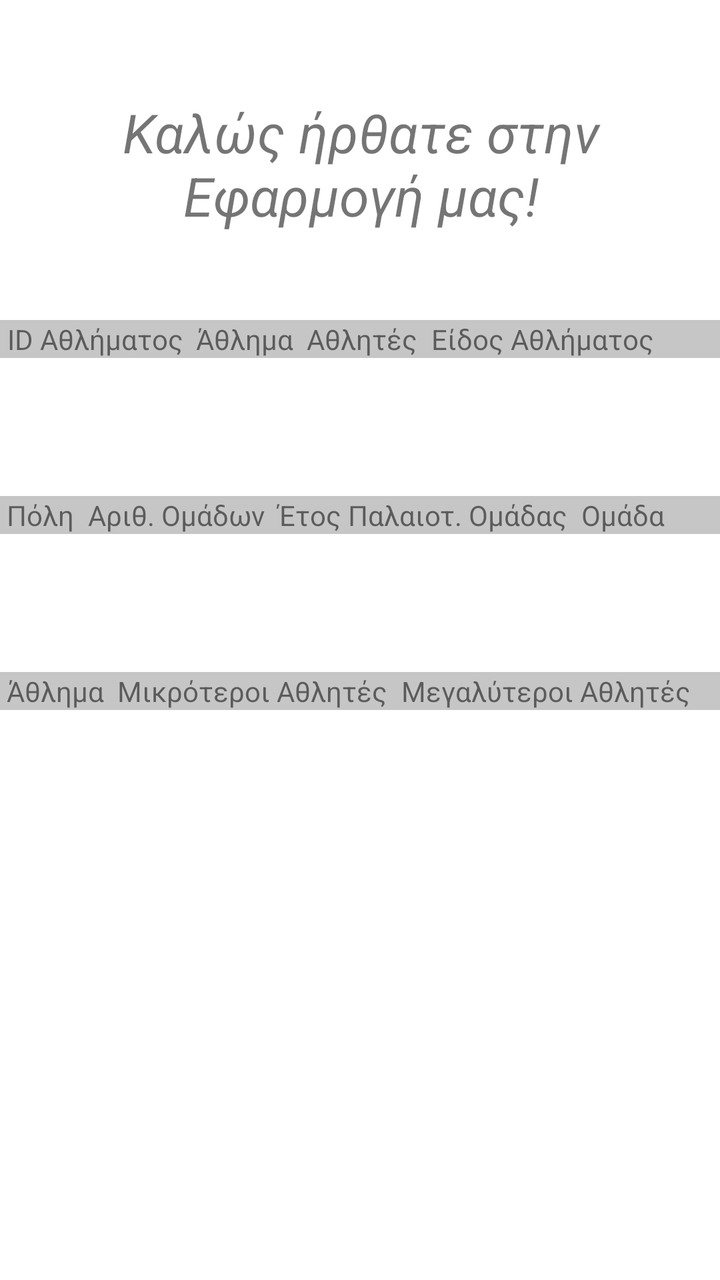
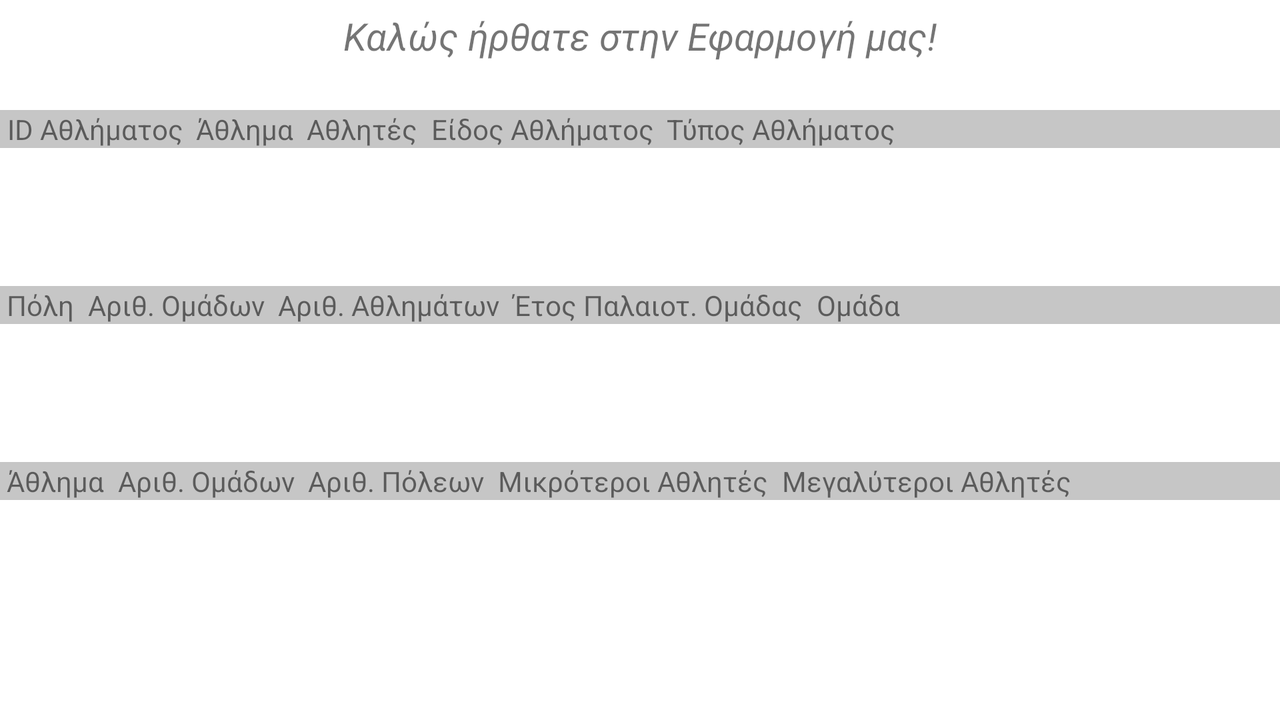

First picture: res/layout/ on a phone held upright. Second picture: the repository's own variant of that layout, on a device whose configuration matches the variant's folder. Source for both follows.
<!-- AndroidManifest.xml: application theme Theme.MyApplication -->
<!-- res/layout/fragment_all_main.xml -->
<?xml version="1.0" encoding="utf-8"?>
<FrameLayout xmlns:android="http://schemas.android.com/apk/res/android"
    xmlns:app="http://schemas.android.com/apk/res-auto"
    xmlns:tools="http://schemas.android.com/tools"
    android:layout_width="match_parent"
    android:layout_height="match_parent"
    tools:context=".AllMainFragment">

    


    <androidx.constraintlayout.widget.ConstraintLayout
        android:layout_width="match_parent"
        android:layout_height="match_parent">

        <TextView
            android:id="@+id/textView4"
            android:layout_width="263dp"
            android:layout_height="75dp"
            android:layout_marginStart="75dp"
            android:layout_marginTop="48dp"
            android:layout_marginEnd="74dp"
            android:layout_marginBottom="37dp"
            android:text="Καλώς ήρθατε στην Εφαρμογή μας!"
            android:textAlignment="center"
            android:textSize="27sp"
            android:textStyle="italic"
            app:layout_constraintBottom_toTopOf="@+id/scrollView2"
            app:layout_constraintEnd_toEndOf="parent"
            app:layout_constraintStart_toStartOf="parent"
            app:layout_constraintTop_toTopOf="parent" />

        <ScrollView
            android:id="@+id/scrollView2"
            android:layout_width="match_parent"
            android:layout_height="match_parent"
            android:layout_marginTop="160dp"
            android:scrollbarFadeDuration="250"
            android:scrollbarSize="4dp"
            android:scrollbarStyle="insideOverlay"
            android:scrollbars="horizontal|vertical"
            app:layout_constraintBottom_toBottomOf="parent"
            app:layout_constraintEnd_toEndOf="parent"
            app:layout_constraintStart_toStartOf="parent"
            app:layout_constraintTop_toTopOf="parent">

            <LinearLayout
                android:layout_width="fill_parent"
                android:layout_height="fill_parent"
                android:orientation="vertical">
            <TableLayout
                android:id="@+id/table1"
                android:layout_width="fill_parent"
                android:layout_height="wrap_content">

                <TableRow
                    android:id="@+id/tb0"
                    android:layout_width="match_parent"
                    android:layout_height="match_parent"
                    android:background="#C8C8C8"
                    android:backgroundTint="#C6C6C6">

                    <TextView
                        android:id="@+id/title1"
                        android:layout_width="wrap_content"
                        android:layout_height="wrap_content"
                        android:text=" ID Αθλήματος "
                        android:textAlignment="center" />

                    <TextView
                        android:id="@+id/title2"
                        android:layout_width="wrap_content"
                        android:layout_height="wrap_content"
                        android:text=" Άθλημα "
                        android:textAlignment="center" />

                    <TextView
                        android:id="@+id/title0"
                        android:layout_width="wrap_content"
                        android:layout_height="wrap_content"
                        android:text=" Αθλητές "
                        android:textAlignment="center" />

                    <TextView
                        android:id="@+id/title3"
                        android:layout_width="wrap_content"
                        android:layout_height="wrap_content"
                        android:text=" Είδος Αθλήματος "
                        android:textAlignment="center" />

                </TableRow>

                <TableRow
                    android:id="@+id/tb1"
                    android:layout_width="match_parent"
                    android:layout_height="match_parent">

                    <TextView
                        android:id="@+id/tv1"
                        android:layout_width="wrap_content"
                        android:layout_height="wrap_content"
                        android:textAlignment="center" />

                    <TextView
                        android:id="@+id/tv2"
                        android:layout_width="wrap_content"
                        android:layout_height="wrap_content"
                        android:textAlignment="center" />

                    <TextView
                        android:id="@+id/tv0"
                        android:layout_width="wrap_content"
                        android:layout_height="wrap_content"
                        android:textAlignment="center" />

                    <TextView
                        android:id="@+id/tv3"
                        android:layout_width="wrap_content"
                        android:layout_height="wrap_content"
                        android:textAlignment="center" />
                </TableRow>

            </TableLayout>

                <TableLayout
                    android:id="@+id/table2"
                    android:layout_width="fill_parent"
                    android:layout_height="wrap_content"
                    android:paddingVertical="50dp">

                    <TableRow
                        android:id="@+id/tr0"
                        android:layout_width="match_parent"
                        android:layout_height="match_parent"
                        android:background="#C8C8C8"
                        android:backgroundTint="#C6C6C6">

                        <TextView
                            android:id="@+id/title21"
                            android:layout_width="wrap_content"
                            android:layout_height="wrap_content"
                            android:text=" Πόλη "
                            android:textAlignment="center" />

                        <TextView
                            android:id="@+id/title22"
                            android:layout_width="wrap_content"
                            android:layout_height="wrap_content"
                            android:text=" Αριθ. Ομάδων "
                            android:textAlignment="center" />

                        <TextView
                            android:id="@+id/title23"
                            android:layout_width="wrap_content"
                            android:layout_height="wrap_content"
                            android:text=" Έτος Παλαιοτ. Ομάδας "
                            android:textAlignment="center" />

                        <TextView
                            android:id="@+id/title24"
                            android:layout_width="wrap_content"
                            android:layout_height="wrap_content"
                            android:text=" Ομάδα "
                            android:textAlignment="center" />


                    </TableRow>

                    <TableRow
                        android:id="@+id/tr1"
                        android:layout_width="match_parent"
                        android:layout_height="match_parent">

                        <TextView
                            android:id="@+id/tv21"
                            android:layout_width="wrap_content"
                            android:layout_height="wrap_content"
                            android:textAlignment="center" />

                        <TextView
                            android:id="@+id/tv22"
                            android:layout_width="wrap_content"
                            android:layout_height="wrap_content"
                            android:textAlignment="center" />

                        <TextView
                            android:id="@+id/tv23"
                            android:layout_width="wrap_content"
                            android:layout_height="wrap_content"
                            android:textAlignment="center" />

                        <TextView
                            android:id="@+id/tv24"
                            android:layout_width="wrap_content"
                            android:layout_height="wrap_content"
                            android:textAlignment="center" />

                    </TableRow>


                </TableLayout>

                <TableLayout
                    android:id="@+id/table3"
                    android:layout_width="fill_parent"
                    android:layout_height="wrap_content">

                    <TableRow
                        android:id="@+id/tr31"
                        android:layout_width="match_parent"
                        android:layout_height="match_parent"
                        android:background="#C8C8C8"
                        android:backgroundTint="#C6C6C6">

                        <TextView
                            android:id="@+id/title31"
                            android:layout_width="wrap_content"
                            android:layout_height="wrap_content"
                            android:text=" Άθλημα "
                            android:textAlignment="center" />

                        <TextView
                            android:id="@+id/title32"
                            android:layout_width="wrap_content"
                            android:layout_height="wrap_content"
                            android:text=" Μικρότεροι Αθλητές "
                            android:textAlignment="center" />

                        <TextView
                            android:id="@+id/title33"
                            android:layout_width="wrap_content"
                            android:layout_height="wrap_content"
                            android:text=" Μεγαλύτεροι Αθλητές "
                            android:textAlignment="center" />


                    </TableRow>

                    <TableRow
                        android:id="@+id/tr32"
                        android:layout_width="match_parent"
                        android:layout_height="match_parent">

                        <TextView
                            android:id="@+id/tv31"
                            android:layout_width="wrap_content"
                            android:layout_height="wrap_content"
                            android:textAlignment="center" />

                        <TextView
                            android:id="@+id/tv32"
                            android:layout_width="wrap_content"
                            android:layout_height="wrap_content"
                            android:textAlignment="center" />

                        <TextView
                            android:id="@+id/tv33"
                            android:layout_width="wrap_content"
                            android:layout_height="wrap_content"
                            android:textAlignment="center" />


                    </TableRow>


                </TableLayout>




            </LinearLayout>
        </ScrollView>

    </androidx.constraintlayout.widget.ConstraintLayout>
</FrameLayout>
<!-- resources referenced by this layout -->
<resources>
  <style name="Theme.MyApplication" parent="Theme.MaterialComponents.DayNight.NoActionBar">
          
          <item name="colorPrimary">@color/purple_500</item>
          <item name="colorPrimaryVariant">@color/purple_700</item>
          <item name="colorOnPrimary">@color/white</item>
          
          <item name="colorSecondary">@color/teal_200</item>
          <item name="colorSecondaryVariant">@color/teal_700</item>
          <item name="colorOnSecondary">@color/black</item>
          
          <item name="android:statusBarColor" tools:targetApi="l">?attr/colorPrimaryVariant</item>
          
    </style>
  <color name="purple_500">#FF6200EE</color>
  <color name="purple_700">#FF3700B3</color>
  <color name="white">#FFFFFFFF</color>
  <color name="teal_200">#FF03DAC5</color>
  <color name="teal_700">#FF018786</color>
  <color name="black">#FF000000</color>
</resources>
<!-- res/layout-land/fragment_all_main.xml (the author's variant of the layout above) -->
<!-- drawn on the phone turned sideways -->
<?xml version="1.0" encoding="utf-8"?>
<FrameLayout xmlns:android="http://schemas.android.com/apk/res/android"
    xmlns:app="http://schemas.android.com/apk/res-auto"
    xmlns:tools="http://schemas.android.com/tools"
    android:layout_width="match_parent"
    android:layout_height="match_parent"
    tools:context=".AllMainFragment">

    


    <androidx.constraintlayout.widget.ConstraintLayout
        android:layout_width="match_parent"
        android:layout_height="match_parent">

        <TextView
            android:id="@+id/textView4"
            android:layout_width="370dp"
            android:layout_height="30dp"
            android:layout_marginStart="75dp"
            android:layout_marginTop="5dp"
            android:layout_marginEnd="74dp"
            android:layout_marginBottom="15dp"
            android:text="Καλώς ήρθατε στην Εφαρμογή μας!"
            android:textAlignment="center"
            android:textSize="19sp"
            android:textStyle="italic"
            app:layout_constraintBottom_toTopOf="@+id/scrollView2"
            app:layout_constraintEnd_toEndOf="parent"
            app:layout_constraintHorizontal_bias="0.493"
            app:layout_constraintStart_toStartOf="parent"
            app:layout_constraintTop_toTopOf="parent" />

        <ScrollView
            android:id="@+id/scrollView2"
            android:layout_width="match_parent"
            android:layout_height="match_parent"
            android:layout_marginTop="50dp"
            android:paddingVertical="5dp"
            android:scrollbarFadeDuration="250"
            android:scrollbarSize="4dp"
            android:scrollbarStyle="insideOverlay"
            android:scrollbars="horizontal|vertical"
            app:layout_constraintBottom_toBottomOf="parent"
            app:layout_constraintEnd_toEndOf="parent"
            app:layout_constraintStart_toStartOf="parent"
            app:layout_constraintTop_toTopOf="parent">

            <LinearLayout
                android:layout_width="fill_parent"
                android:layout_height="fill_parent"
                android:orientation="vertical">

                <TableLayout
                    android:id="@+id/table1"
                    android:layout_width="fill_parent"
                    android:layout_height="wrap_content">

                    <TableRow
                        android:id="@+id/tb0"
                        android:layout_width="match_parent"
                        android:layout_height="match_parent"
                        android:background="#C8C8C8"
                        android:backgroundTint="#C6C6C6">

                        <TextView
                            android:id="@+id/title1"
                            android:layout_width="wrap_content"
                            android:layout_height="wrap_content"
                            android:text=" ID Αθλήματος "
                            android:textAlignment="center" />

                        <TextView
                            android:id="@+id/title2"
                            android:layout_width="wrap_content"
                            android:layout_height="wrap_content"
                            android:text=" Άθλημα "
                            android:textAlignment="center" />

                        <TextView
                            android:id="@+id/title0"
                            android:layout_width="wrap_content"
                            android:layout_height="wrap_content"
                            android:text=" Αθλητές "
                            android:textAlignment="center" />

                        <TextView
                            android:id="@+id/title3"
                            android:layout_width="wrap_content"
                            android:layout_height="wrap_content"
                            android:text=" Είδος Αθλήματος "
                            android:textAlignment="center" />

                        <TextView
                            android:id="@+id/title4"
                            android:layout_width="wrap_content"
                            android:layout_height="wrap_content"
                            android:text=" Τύπος Αθλήματος "
                            android:textAlignment="center" />

                    </TableRow>

                    <TableRow
                        android:id="@+id/tb1"
                        android:layout_width="match_parent"
                        android:layout_height="match_parent">

                        <TextView
                            android:id="@+id/tv1"
                            android:layout_width="wrap_content"
                            android:layout_height="wrap_content"
                            android:textAlignment="center" />

                        <TextView
                            android:id="@+id/tv2"
                            android:layout_width="wrap_content"
                            android:layout_height="wrap_content"
                            android:textAlignment="center" />

                        <TextView
                            android:id="@+id/tv0"
                            android:layout_width="wrap_content"
                            android:layout_height="wrap_content"
                            android:textAlignment="center" />

                        <TextView
                            android:id="@+id/tv3"
                            android:layout_width="wrap_content"
                            android:layout_height="wrap_content"
                            android:textAlignment="center" />

                        <TextView
                            android:id="@+id/tv4"
                            android:layout_width="wrap_content"
                            android:layout_height="wrap_content"
                            android:textAlignment="center" />

                    </TableRow>

                </TableLayout>

                <TableLayout
                    android:id="@+id/table2"
                    android:layout_width="fill_parent"
                    android:layout_height="wrap_content"
                    android:paddingVertical="50dp">

                    <TableRow
                        android:id="@+id/tr0"
                        android:layout_width="match_parent"
                        android:layout_height="match_parent"
                        android:background="#C8C8C8"
                        android:backgroundTint="#C6C6C6">

                        <TextView
                            android:id="@+id/title21"
                            android:layout_width="wrap_content"
                            android:layout_height="wrap_content"
                            android:text=" Πόλη "
                            android:textAlignment="center" />

                        <TextView
                            android:id="@+id/title22"
                            android:layout_width="wrap_content"
                            android:layout_height="wrap_content"
                            android:text=" Αριθ. Ομάδων "
                            android:textAlignment="center" />

                        <TextView
                            android:id="@+id/title223"
                            android:layout_width="wrap_content"
                            android:layout_height="wrap_content"
                            android:text=" Αριθ. Αθλημάτων "
                            android:textAlignment="center" />

                        <TextView
                            android:id="@+id/title23"
                            android:layout_width="wrap_content"
                            android:layout_height="wrap_content"
                            android:text=" Έτος Παλαιοτ. Ομάδας "
                            android:textAlignment="center" />

                        <TextView
                            android:id="@+id/title24"
                            android:layout_width="wrap_content"
                            android:layout_height="wrap_content"
                            android:text=" Ομάδα "
                            android:textAlignment="center" />


                    </TableRow>

                    <TableRow
                        android:id="@+id/tr1"
                        android:layout_width="match_parent"
                        android:layout_height="match_parent">

                        <TextView
                            android:id="@+id/tv21"
                            android:layout_width="wrap_content"
                            android:layout_height="wrap_content"
                            android:textAlignment="center" />

                        <TextView
                            android:id="@+id/tv22"
                            android:layout_width="wrap_content"
                            android:layout_height="wrap_content"
                            android:textAlignment="center" />

                        <TextView
                            android:id="@+id/tv223"
                            android:layout_width="wrap_content"
                            android:layout_height="wrap_content"
                            android:textAlignment="center" />

                        <TextView
                            android:id="@+id/tv23"
                            android:layout_width="wrap_content"
                            android:layout_height="wrap_content"
                            android:textAlignment="center" />

                        <TextView
                            android:id="@+id/tv24"
                            android:layout_width="wrap_content"
                            android:layout_height="wrap_content"
                            android:textAlignment="center" />

                    </TableRow>


                </TableLayout>

                <TableLayout
                    android:id="@+id/table3"
                    android:layout_width="fill_parent"
                    android:layout_height="wrap_content">

                    <TableRow
                        android:id="@+id/tr31"
                        android:layout_width="match_parent"
                        android:layout_height="match_parent"
                        android:background="#C8C8C8"
                        android:backgroundTint="#C6C6C6">

                        <TextView
                            android:id="@+id/title31"
                            android:layout_width="wrap_content"
                            android:layout_height="wrap_content"
                            android:text=" Άθλημα "
                            android:textAlignment="center" />

                        <TextView
                            android:id="@+id/title332"
                            android:layout_width="wrap_content"
                            android:layout_height="wrap_content"
                            android:text=" Αριθ. Ομάδων "
                            android:textAlignment="center" />

                        <TextView
                            android:id="@+id/title333"
                            android:layout_width="wrap_content"
                            android:layout_height="wrap_content"
                            android:text=" Αριθ. Πόλεων "
                            android:textAlignment="center" />

                        <TextView
                            android:id="@+id/title32"
                            android:layout_width="wrap_content"
                            android:layout_height="wrap_content"
                            android:text=" Μικρότεροι Αθλητές "
                            android:textAlignment="center" />

                        <TextView
                            android:id="@+id/title33"
                            android:layout_width="wrap_content"
                            android:layout_height="wrap_content"
                            android:text=" Μεγαλύτεροι Αθλητές "
                            android:textAlignment="center" />


                    </TableRow>

                    <TableRow
                        android:id="@+id/tr32"
                        android:layout_width="match_parent"
                        android:layout_height="match_parent">

                        <TextView
                            android:id="@+id/tv31"
                            android:layout_width="wrap_content"
                            android:layout_height="wrap_content"
                            android:textAlignment="center" />

                        <TextView
                            android:id="@+id/tv32"
                            android:layout_width="wrap_content"
                            android:layout_height="wrap_content"
                            android:textAlignment="center" />

                        <TextView
                            android:id="@+id/tv33"
                            android:layout_width="wrap_content"
                            android:layout_height="wrap_content"
                            android:textAlignment="center" />

                        <TextView
                            android:id="@+id/tv34"
                            android:layout_width="wrap_content"
                            android:layout_height="wrap_content"
                            android:textAlignment="center" />

                        <TextView
                            android:id="@+id/tv35"
                            android:layout_width="wrap_content"
                            android:layout_height="wrap_content"
                            android:textAlignment="center" />


                    </TableRow>


                </TableLayout>


            </LinearLayout>
        </ScrollView>

    </androidx.constraintlayout.widget.ConstraintLayout>
</FrameLayout>
